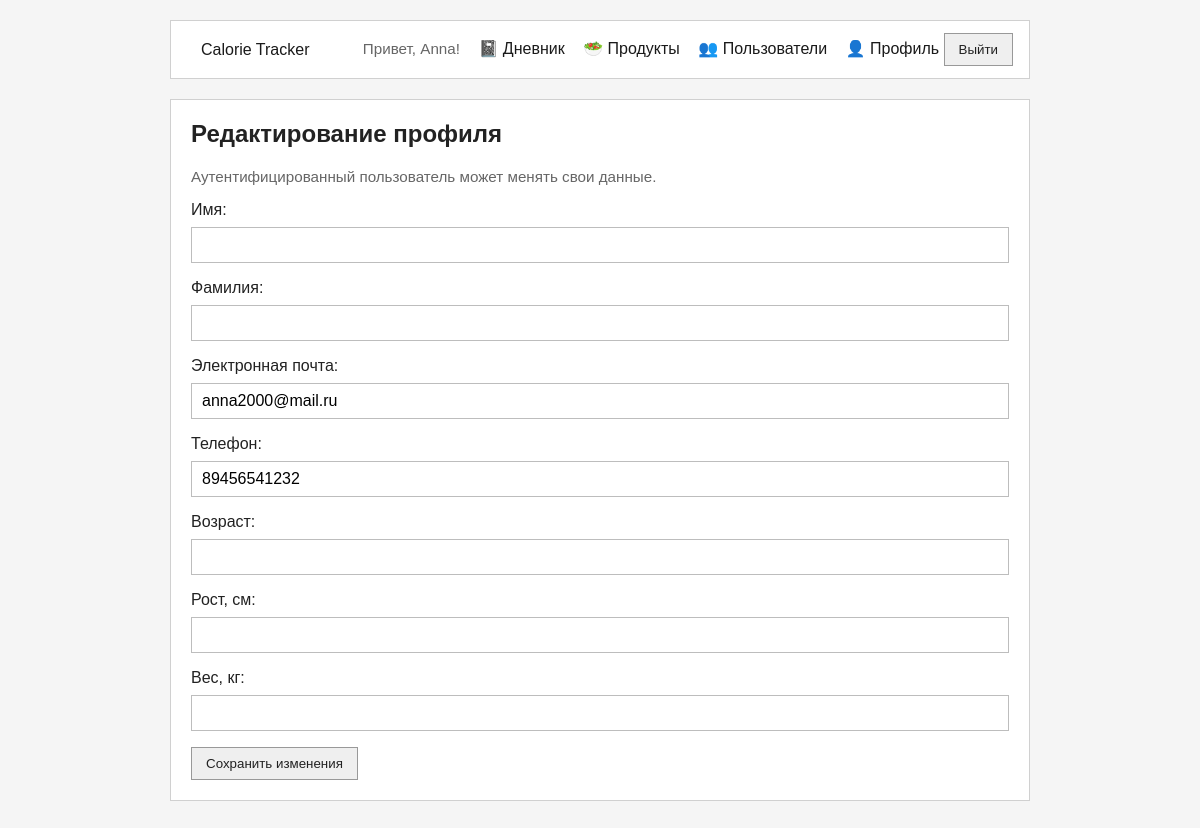
Page /profile/edit/ (signed in) on the committed database.
### accounts/models.py (models this page shows, shortened)
class CustomUser(AbstractUser):
    first_name = models.CharField("Имя", max_length=150, blank=True)
    last_name = models.CharField("Фамилия", max_length=150, blank=True)
    email = models.EmailField("Электронная почта", unique=True)
    phone = models.CharField(
        "Телефон",
        max_length=20,
        unique=True,
        blank=True,
        null=True,
        validators=[
            RegexValidator(
                regex=r"^\+?[\d\s\-()]{7,20}$",
                message="Введите корректный номер телефона.",
            )
        ],
    )
    age = models.PositiveSmallIntegerField("Возраст", blank=True, null=True)
    height = models.PositiveSmallIntegerField("Рост, см", blank=True, null=True)
    weight = models.DecimalField("Вес, кг", max_digits=5, decimal_places=2, blank=True, null=True)
    friends = models.ManyToManyField("self", blank=True)

### accounts/views.py (the view)
# urls.py: path("profile/edit/", edit_profile_view, name="edit_profile"),
@login_required
def edit_profile_view(request):
    if request.method == "POST":
        form = CustomUserChangeForm(request.POST, instance=request.user)
        if form.is_valid():
            form.save()
            messages.success(request, "Профиль обновлен.")
            return redirect("accounts:profile_detail", username=request.user.username)
    else:
        form = CustomUserChangeForm(instance=request.user)
    return render(request, "accounts/profile_form.html", {"form": form})

### accounts/forms.py
class CustomUserChangeForm(forms.ModelForm):
    def __init__(self, *args, **kwargs):
        super().__init__(*args, **kwargs)
        self.fields["email"].required = True
        self.fields["phone"].required = True
        self.fields["first_name"].label = "Имя"
        self.fields["last_name"].label = "Фамилия"
        self.fields["email"].label = "Электронная почта"
        self.fields["phone"].label = "Телефон"
        self.fields["age"].label = "Возраст"
        self.fields["height"].label = "Рост, см"
        self.fields["weight"].label = "Вес, кг"
    class Meta:
        model = User
        fields = ("first_name", "last_name", "email", "phone", "age", "height", "weight")

### accounts/templates/accounts/profile_form.html (shortened to what this page needs)
{% extends "base.html" %}
{% block content %}
<section class="card">
    <h1>Редактирование профиля</h1>
    <p class="muted">Аутентифицированный пользователь может менять свои данные.</p>
    <form method="post">
        {{ form.as_p }}
        <button type="submit">Сохранить изменения</button>
    </form>
</section>
{% endblock %}

### templates/base.html (shortened to what this page needs)
<!DOCTYPE html>
<html lang="ru">
<head>
</head>
<body>
    <div class="page">
        <nav class="nav">
            <strong><a href="{% url 'accounts:home' %}">Calorie Tracker</a></strong>
            <div>
                {% if user.is_authenticated %}
                    <span class="muted">Привет, {{ user.username }}!</span>
                    <a href="{% url 'diary:diary' %}">📓 Дневник</a>
                    <a href="{% url 'products:list' %}">🥗 Продукты</a>
                    <a href="{% url 'accounts:users_list' %}">👥 Пользователи</a>
                    <a href="{% url 'accounts:profile' %}">👤 Профиль</a>
                    <form class="inline-form" method="post" action="{% url 'accounts:logout' %}" style="display: inline;">
                        <button type="submit">Выйти</button>
                    </form>
                {% else %}
                    <a href="{% url 'accounts:login' %}">Войти</a>
                    <a href="{% url 'accounts:register' %}">Регистрация</a>
                    <a href="{% url 'accounts:password_reset' %}">Восстановить пароль</a>
                {% endif %}
            </div>
        </nav>
        {% block content %}{% endblock %}
    </div>
</body>
</html>

### templates/base.html (style rules this page uses)
* { box-sizing: border-box; }
body { margin: 0; font-family: Arial, sans-serif; background: #f5f5f5; color: #222; }
.page { max-width: 900px; margin: 0 auto; padding: 20px; }
.nav { display: flex; justify-content: space-between; align-items: center; gap: 12px; padding: 12px 16px; margin-bottom: 20px; background: #ffffff; border: 1px solid #d0d0d0; }
.nav a { color: #1a1a1a; text-decoration: none; font-weight: 400; margin-left: 14px; }
.nav strong { font-size: 1rem; }
.card { background: #ffffff; border: 1px solid #d0d0d0; padding: 20px; margin-bottom: 20px; }
h1, h2 { margin-top: 0; }
form p { display: flex; flex-direction: column; gap: 8px; margin-bottom: 16px; }
input { padding: 8px 10px; border: 1px solid #bdbdbd; font-size: 1rem; background: #fff; width: 100%; }
button, .button-link { display: inline-block; padding: 8px 14px; border: 1px solid #999; background: #efefef; color: #222; text-decoration: none; font-weight: 400; cursor: pointer; }
.helptext, .muted { color: #666; font-size: 0.95rem; }
.inline-form { margin: 0; }

### rows in the picture
CustomUser: username "Anna", email "anna2000@mail.ru", phone "89456541232"
